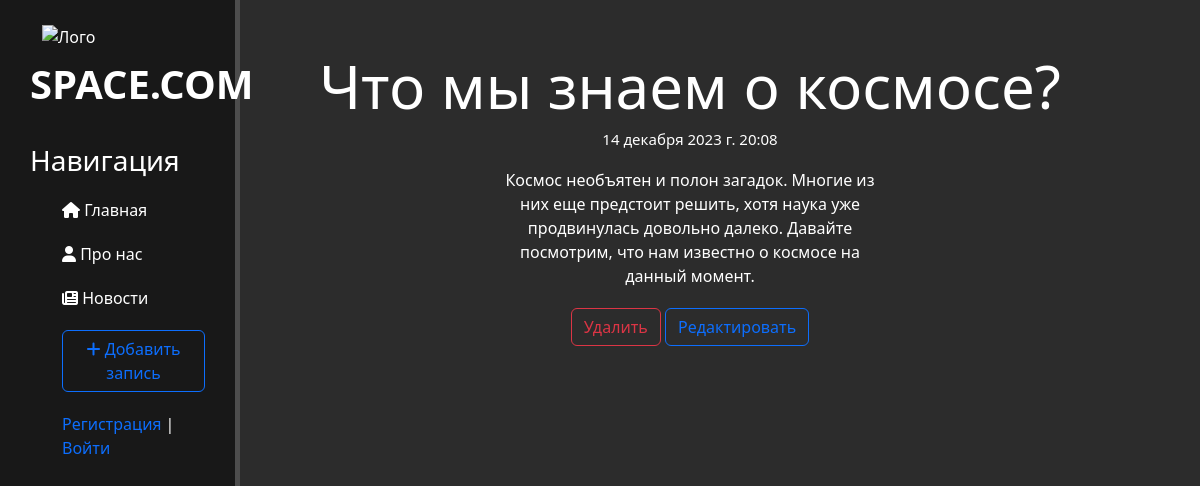
Screenshot of /news/3 with the database file from the repository.
### news/models.py (models this page shows, shortened)
class Articles(models.Model):
    title = models.CharField('Название', max_length = 50) # max 250 символов
    anons = models.CharField('Анонс', max_length = 250)
    full_text = models.TextField('Статья')
    date = models.DateTimeField('Дата и время публикации')
    cat = models.ForeignKey('Category', on_delete=models.PROTECT, null = True)
    class Meta:
        verbose_name = 'Новость'
        verbose_name_plural = 'Новости'

### news/views.py (the view)
# urls.py: path('<int:pk>', views.NewsDetalView.as_view(), name ='news-detail'), # <int:pk> динамический параметр
class NewsDetalView(DetailView):
    model = Articles
    template_name = 'news/details_view.html'
    context_object_name = 'article'

### news/templates/news/details_view.html (shortened to what this page needs)
{% extends 'main/layout.html' %} # наследуемся от layout.html
{% block content %}
    <div class="features">
       <h1>{{ article.title }}</h1>
       <h6>{{ article.date }}</h6>
       <p>{{ article.full_text }}</p>
       <a href="{% url 'news-delete' article.id %}" class="btn btn-outline-danger">Удалить</a>
       <a href="{% url 'news-update' article.id %}" class="btn btn-outline-primary">Редактировать</a>
    </div>
{% endblock %}

### main/static/main/css/main.css (style rules this page uses)
body { background: #2c2c2c; }
a, u { text-decoration: none; }
main .features { float: left; color: #ffffff; margin-top: 50px; text-align: center; width: 75%; }
.features h1 { font-size: 60px; }
.features p { max-width: 400px; margin: 20px auto }
.features h6 { font-size: 15px; }

### rows the page displays
Articles: title "Что мы знаем о космосе?", date "14 декабря 2023 г. 20:08", full_text "Космос необъятен и полон загадок. Многие из них еще предстоит решить, хотя наука уже продвинулась довольно далеко. Давайте посмотрим, что нам известно о космосе на данный момент."
